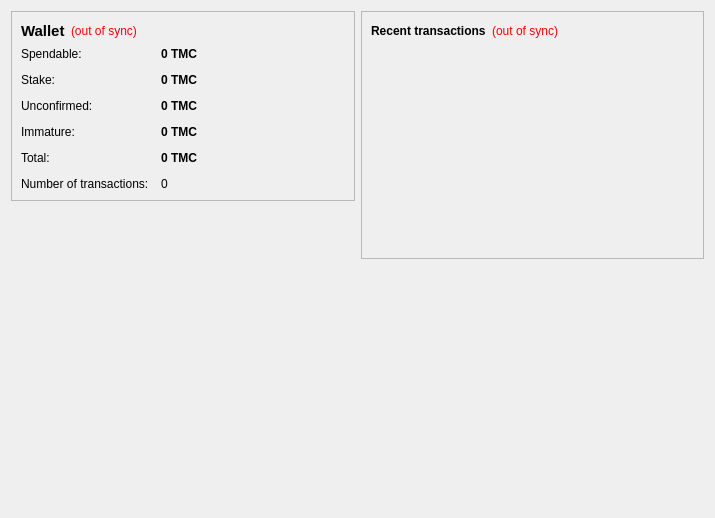
<?xml version="1.0" encoding="UTF-8"?>
<ui version="4.0">
 <class>OverviewPage</class>
 <widget class="QWidget" name="OverviewPage">
  <property name="geometry">
   <rect>
    <x>0</x>
    <y>0</y>
    <width>715</width>
    <height>518</height>
   </rect>
  </property>
  <property name="windowTitle">
   <string>Form</string>
  </property>
  <layout class="QHBoxLayout" name="horizontalLayout" stretch="1,1">
   <item>
    <layout class="QVBoxLayout" name="verticalLayout_2">
     <item>
      <widget class="QFrame" name="frame">
       <property name="frameShape">
        <enum>QFrame::StyledPanel</enum>
       </property>
       <property name="frameShadow">
        <enum>QFrame::Raised</enum>
       </property>
       <layout class="QVBoxLayout" name="verticalLayout_4">
        <item>
         <layout class="QHBoxLayout" name="horizontalLayout_4">
          <item>
           <widget class="QLabel" name="label_5">
            <property name="font">
             <font>
              <pointsize>11</pointsize>
              <weight>75</weight>
              <bold>true</bold>
             </font>
            </property>
            <property name="text">
             <string>Wallet</string>
            </property>
           </widget>
          </item>
          <item>
           <widget class="QLabel" name="labelWalletStatus">
            <property name="toolTip">
             <string>The displayed information may be out of date. Your wallet automatically synchronizes with the TMCoin network after a connection is established, but this process has not completed yet.</string>
            </property>
            <property name="styleSheet">
             <string notr="true">QLabel { color: red; }</string>
            </property>
            <property name="text">
             <string notr="true">(out of sync)</string>
            </property>
            <property name="alignment">
             <set>Qt::AlignLeading|Qt::AlignLeft|Qt::AlignVCenter</set>
            </property>
           </widget>
          </item>
          <item>
           <spacer name="horizontalSpacer_2">
            <property name="orientation">
             <enum>Qt::Horizontal</enum>
            </property>
            <property name="sizeHint" stdset="0">
             <size>
              <width>40</width>
              <height>20</height>
             </size>
            </property>
           </spacer>
          </item>
         </layout>
        </item>
        <item>
         <layout class="QFormLayout" name="formLayout_2">
          <property name="fieldGrowthPolicy">
           <enum>QFormLayout::AllNonFixedFieldsGrow</enum>
          </property>
          <property name="horizontalSpacing">
           <number>12</number>
          </property>
          <property name="verticalSpacing">
           <number>12</number>
          </property>
          <item row="0" column="0">
           <widget class="QLabel" name="label">
            <property name="text">
             <string>Spendable:</string>
            </property>
           </widget>
          </item>
          <item row="0" column="1">
           <widget class="QLabel" name="labelBalance">
            <property name="font">
             <font>
              <weight>75</weight>
              <bold>true</bold>
             </font>
            </property>
            <property name="cursor">
             <cursorShape>IBeamCursor</cursorShape>
            </property>
            <property name="toolTip">
             <string>Your current balance</string>
            </property>
            <property name="text">
             <string notr="true">0 TMC</string>
            </property>
            <property name="textInteractionFlags">
             <set>Qt::LinksAccessibleByMouse|Qt::TextSelectableByKeyboard|Qt::TextSelectableByMouse</set>
            </property>
           </widget>
          </item>
          <item row="1" column="0">
           <widget class="QLabel" name="label_6">
            <property name="text">
             <string>Stake:</string>
            </property>
           </widget>
          </item>
          <item row="1" column="1">
           <widget class="QLabel" name="labelStake">
            <property name="font">
             <font>
              <weight>75</weight>
              <bold>true</bold>
             </font>
            </property>
            <property name="cursor">
             <cursorShape>IBeamCursor</cursorShape>
            </property>
            <property name="toolTip">
             <string>Total of coins that was staked, and do not yet count toward the current balance</string>
            </property>
            <property name="text">
             <string notr="true">0 TMC</string>
            </property>
            <property name="textInteractionFlags">
             <set>Qt::LinksAccessibleByMouse|Qt::TextSelectableByKeyboard|Qt::TextSelectableByMouse</set>
            </property>
           </widget>
          </item>
          <item row="2" column="0">
           <widget class="QLabel" name="label_3">
            <property name="text">
             <string>Unconfirmed:</string>
            </property>
           </widget>
          </item>
          <item row="2" column="1">
           <widget class="QLabel" name="labelUnconfirmed">
            <property name="font">
             <font>
              <weight>75</weight>
              <bold>true</bold>
             </font>
            </property>
            <property name="cursor">
             <cursorShape>IBeamCursor</cursorShape>
            </property>
            <property name="toolTip">
             <string>Total of transactions that have yet to be confirmed, and do not yet count toward the current balance</string>
            </property>
            <property name="text">
             <string notr="true">0 TMC</string>
            </property>
            <property name="textInteractionFlags">
             <set>Qt::LinksAccessibleByMouse|Qt::TextSelectableByKeyboard|Qt::TextSelectableByMouse</set>
            </property>
           </widget>
          </item>
          <item row="3" column="0">
           <widget class="QLabel" name="labelImmatureText">
            <property name="text">
             <string>Immature:</string>
            </property>
           </widget>
          </item>
          <item row="3" column="1">
           <widget class="QLabel" name="labelImmature">
            <property name="font">
             <font>
              <weight>75</weight>
              <bold>true</bold>
             </font>
            </property>
            <property name="toolTip">
             <string>Mined balance that has not yet matured</string>
            </property>
            <property name="text">
             <string notr="true">0 TMC</string>
            </property>
            <property name="textInteractionFlags">
             <set>Qt::LinksAccessibleByMouse|Qt::TextSelectableByKeyboard|Qt::TextSelectableByMouse</set>
            </property>
           </widget>
          </item>
          <item row="5" column="1">
           <widget class="QLabel" name="labelNumTransactions">
            <property name="toolTip">
             <string>Total number of transactions in wallet</string>
            </property>
            <property name="text">
             <string notr="true">0</string>
            </property>
           </widget>
          </item>
          <item row="5" column="0">
           <widget class="QLabel" name="label_2">
            <property name="text">
             <string>Number of transactions:</string>
            </property>
           </widget>
          </item>
          <item row="4" column="0">
           <widget class="QLabel" name="labelTotalText">
            <property name="text">
             <string>Total:</string>
            </property>
           </widget>
          </item>
          <item row="4" column="1">
           <widget class="QLabel" name="labelTotal">
            <property name="font">
             <font>
              <weight>75</weight>
              <bold>true</bold>
             </font>
            </property>
            <property name="text">
             <string notr="true">0 TMC</string>
            </property>
           </widget>
          </item>
         </layout>
        </item>
       </layout>
      </widget>
     </item>
     <item>
      <spacer name="verticalSpacer">
       <property name="orientation">
        <enum>Qt::Vertical</enum>
       </property>
       <property name="sizeHint" stdset="0">
        <size>
         <width>20</width>
         <height>40</height>
        </size>
       </property>
      </spacer>
     </item>
     <item>
      <widget class="QLabel" name="label_6">
       <property name="text">
        <string/>
       </property>
       <property name="pixmap">
        <pixmap resource="../bitcoin.qrc">:/images/backg</pixmap>
       </property>
       <property name="scaledContents">
        <bool>false</bool>
       </property>
       <property name="alignment">
        <set>Qt::AlignCenter</set>
       </property>
       <property name="margin">
        <number>-2</number>
       </property>
      </widget>
     </item>
    </layout>
   </item>
   <item>
    <layout class="QVBoxLayout" name="verticalLayout_3">
     <item>
      <widget class="QFrame" name="frame_2">
       <property name="frameShape">
        <enum>QFrame::StyledPanel</enum>
       </property>
       <property name="frameShadow">
        <enum>QFrame::Raised</enum>
       </property>
       <layout class="QVBoxLayout" name="verticalLayout">
        <item>
         <layout class="QHBoxLayout" name="horizontalLayout_2">
          <item>
           <widget class="QLabel" name="label_4">
            <property name="text">
             <string>&lt;b&gt;Recent transactions&lt;/b&gt;</string>
            </property>
           </widget>
          </item>
          <item>
           <widget class="QLabel" name="labelTransactionsStatus">
            <property name="toolTip">
             <string>The displayed information may be out of date. Your wallet automatically synchronizes with the TMCoin network after a connection is established, but this process has not completed yet.</string>
            </property>
            <property name="styleSheet">
             <string notr="true">QLabel { color: red; }</string>
            </property>
            <property name="text">
             <string notr="true">(out of sync)</string>
            </property>
            <property name="alignment">
             <set>Qt::AlignRight|Qt::AlignTrailing|Qt::AlignVCenter</set>
            </property>
           </widget>
          </item>
          <item>
           <spacer name="horizontalSpacer">
            <property name="orientation">
             <enum>Qt::Horizontal</enum>
            </property>
            <property name="sizeHint" stdset="0">
             <size>
              <width>40</width>
              <height>20</height>
             </size>
            </property>
           </spacer>
          </item>
         </layout>
        </item>
        <item>
         <widget class="QListView" name="listTransactions">
          <property name="styleSheet">
           <string notr="true">QListView { background: transparent; }</string>
          </property>
          <property name="frameShape">
           <enum>QFrame::NoFrame</enum>
          </property>
          <property name="verticalScrollBarPolicy">
           <enum>Qt::ScrollBarAlwaysOff</enum>
          </property>
          <property name="horizontalScrollBarPolicy">
           <enum>Qt::ScrollBarAlwaysOff</enum>
          </property>
          <property name="selectionMode">
           <enum>QAbstractItemView::NoSelection</enum>
          </property>
         </widget>
        </item>
       </layout>
      </widget>
     </item>
     <item>
      <spacer name="verticalSpacer_2">
       <property name="orientation">
        <enum>Qt::Vertical</enum>
       </property>
       <property name="sizeHint" stdset="0">
        <size>
         <width>20</width>
         <height>40</height>
        </size>
       </property>
      </spacer>
     </item>
    </layout>
   </item>
  </layout>
 </widget>
 <resources>
  <include location="../bitcoin.qrc"/>
 </resources>
 <connections/>
</ui>
